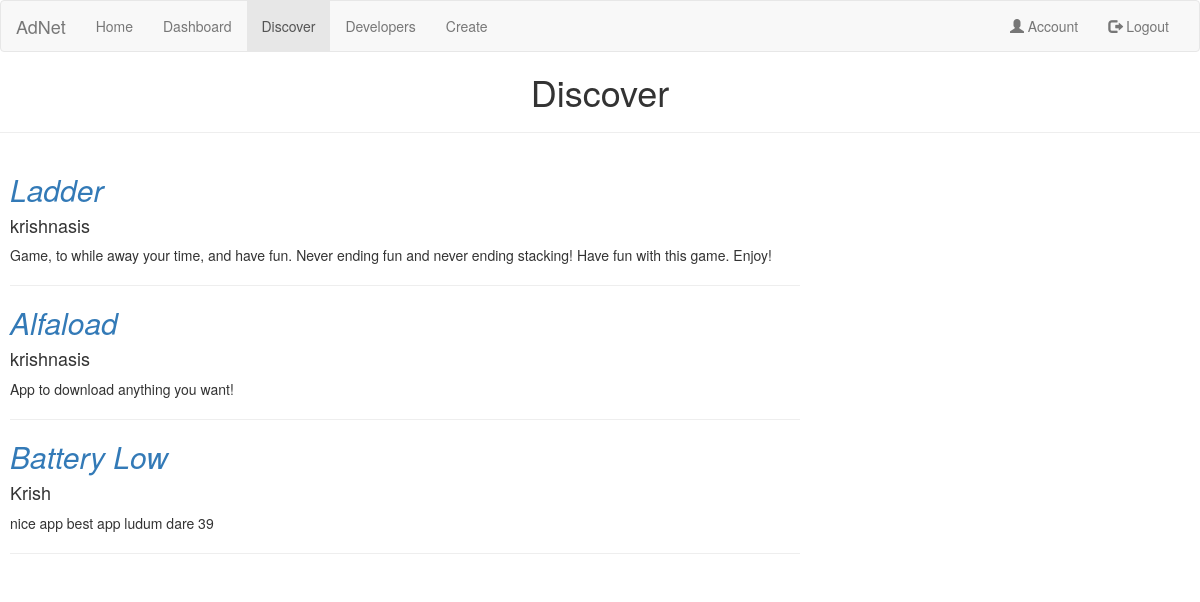
The app's page /discover (signed in) with its own data.
### tables this page shows
CREATE TABLE `adverts` (
  `id` int(11) NOT NULL,
  `name` varchar(100) NOT NULL,
  `link` varchar(300) NOT NULL,
  `owner` varchar(100) NOT NULL,
  `type` varchar(20) NOT NULL,
  `description` varchar(500) NOT NULL,
  `image` varchar(200) NOT NULL,
  `androidimage` varchar(200) NOT NULL
);

### classes/LoadDiscover.php (the view, shortened to what this page needs)
<?php
class LoadDiscover
{
  function load($typeofaccount)
  {
    $db_operation = new Database_Operations();
    $conn = $db_operation->connect();
   $query = mysqli_query($conn,"SELECT * FROM adverts") or die(mysqli_error($conn));
   $exists = mysqli_num_rows($query);
   if($exists>0)
     {
         while($row = mysqli_fetch_assoc($query))
         {
           print("<i><h2>  <a href=\"application/".$row['name']."\">".$row['name']."</a></h2></i>");
           print("<h4>".$row['owner']."</h4>");
           print("<p>".$row['description']."</p>");
           print("<hr>");
         }
     }
  }
}
 ?>

### app/discover.php (shortened to what this page needs)
<?php
    require($_SERVER['DOCUMENT_ROOT'].'/adnetwork/classes/LoadDiscover.php');
 ?>
<!DOCTYPE html>
<html lang="en">
    <head>
        <link href="https://maxcdn.bootstrapcdn.com/bootstrap/3.3.7/css/bootstrap.min.css" rel="stylesheet"/>
        <link href="css/styles.css" rel="stylesheet"/>
    </head>
    <body>
   <?php include $_SERVER['DOCUMENT_ROOT'].'/adnetwork/navbar/loggedinnav.php'; ?>
   <h1 align="center">Discover</h1>
   <hr>
   <div class="row">
  <div class="col-sm-8" style="margin-left: 10px">
    <?php
      $ld = new LoadDiscover();
      $ld->load($_SESSION['typeofaccount']);
    ?>
  </div>
  <div class="col-sm-4" style="margin-left: 10px">
  </div>
</div>
    </body>
   </html>

### navbar/loggedinnav.php (shortened to what this page needs)
<nav class="navbar navbar-default">
  <div class="container-fluid">
    <div class="navbar-header">
      <a class="navbar-brand" href="#">AdNet</a>
    </div>
    <div class="collapse navbar-collapse" id="myNavbar">
      <ul class="nav navbar-nav">
        <li class="" id = "home"><a href="index">Home</a></li>
        <li class="" id = "dashboard"><a href="dashboard">Dashboard</a></li>
        <li class="" id="discover"><a href="discover">Discover</a></li>
        <li class="" id="developers"><a href="developers">Developers</a></li>
        <li class="" id="createad"><a href="createad">Create</a></li>
      </ul>
      <ul class="nav navbar-nav navbar-right">
        <li class = "" id="account"><a href="account"><span class="glyphicon glyphicon-user"></span> Account</a></li>
        <li class="" id="logout"><a href="logout"><span class="glyphicon glyphicon-log-out"></span> Logout</a></li>
      </ul>
    </div>
  </div>
</nav>

### css/styles.css (style rules this page uses)
body { overflow-y: scroll; width: 100%; overflow-x: hidden; }

### records on screen
adverts: name "Ladder", owner "krishnasis", description "Game, to while away your time, and have fun. Never ending fun and never ending stacking! Have fun with this game. Enjoy!"
adverts: name "Alfaload", owner "krishnasis", description "App to download anything you want!"
adverts: name "Battery Low", owner "Krish", description "nice app best app ludum dare 39"
